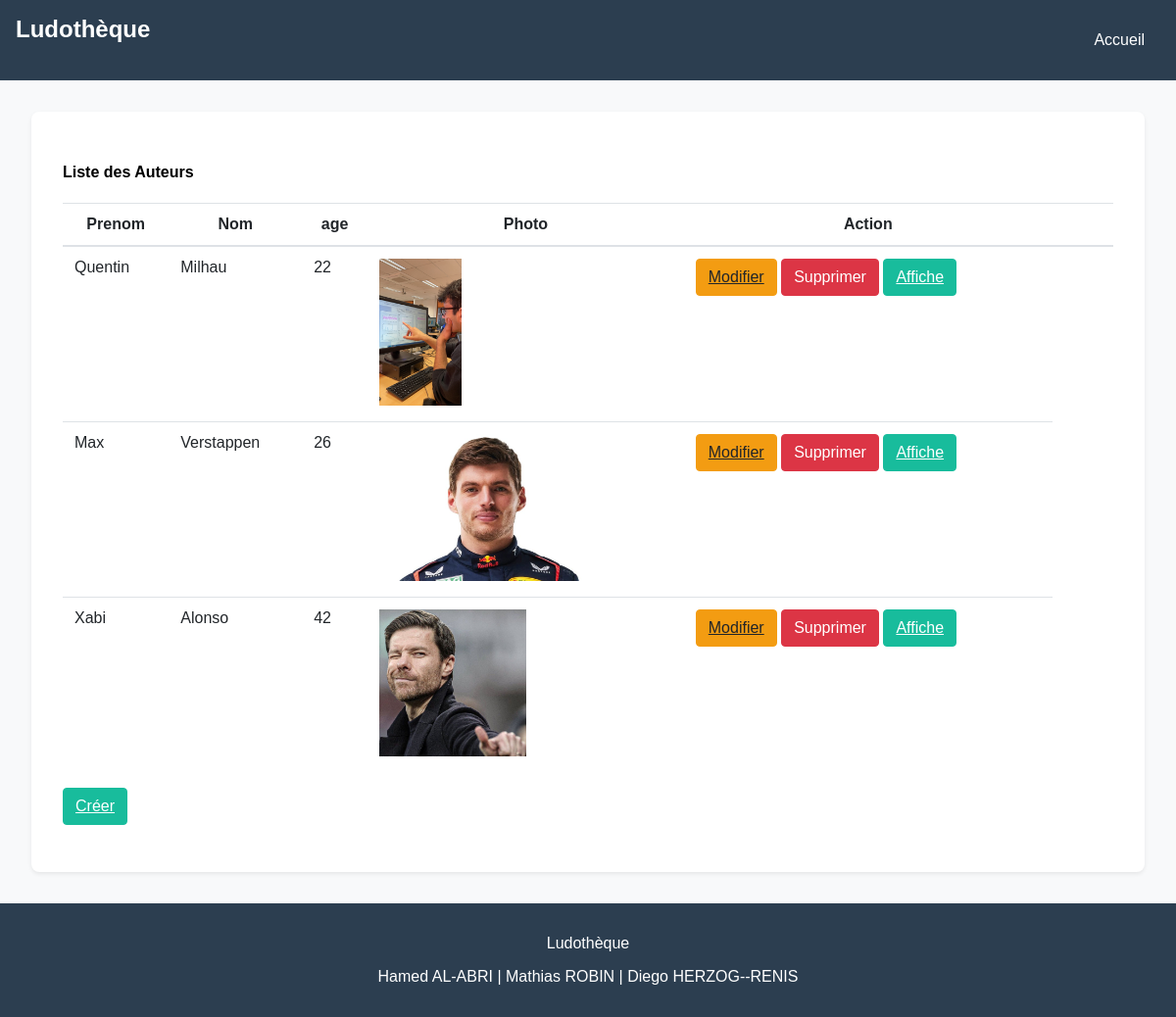
Page /auteurs/ on the earlier database version.
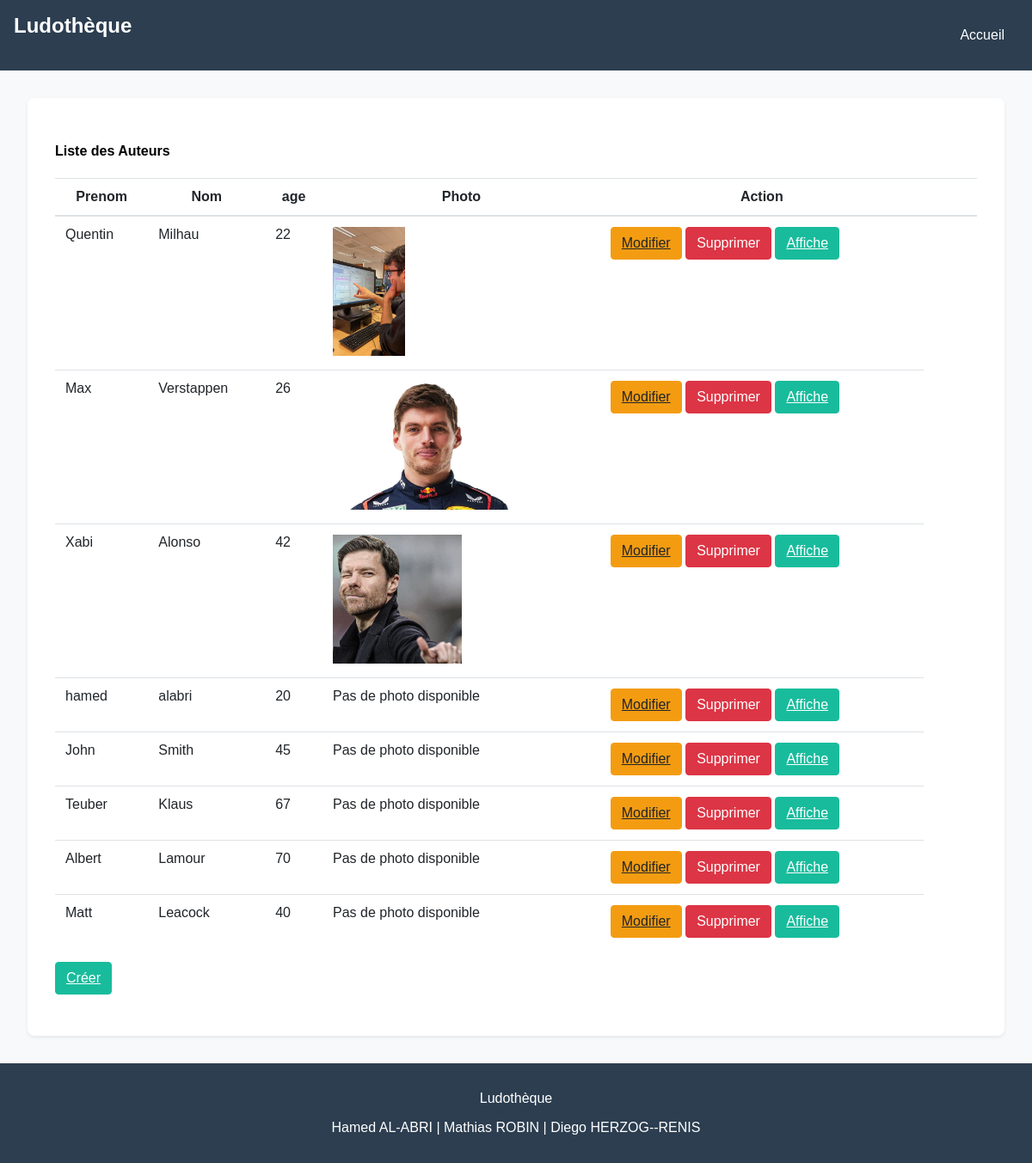
Same page on the later database version.
### myapp/models.py (models this page shows, shortened)
class Auteur(models.Model):
    nom = models.CharField(max_length=200)
    prenom = models.CharField(max_length=200)
    age = models.IntegerField(validators=[MinValueValidator(0), MaxValueValidator(100)], default=0)
    photos = models.ImageField(upload_to='photos', blank=True, null=True)

### myapp/views.py (the view)
# urls.py: path('auteurs/', views.auteurList, name='auteur-liste'),
def auteurList(request):
    auteurs = Auteur.objects.all()
    return render(request,'auteur/auteur_liste.html',{'auteurs': auteurs})

### myapp/templates/auteur/auteur_liste.html (shortened to what this page needs)
{% extends "base.html" %}
{% block content %}
<div class="card-body">
    <h4>Liste des Auteurs</h4>
    <table class="table">
        <thead>
            <tr>
                <th scope="col">Prenom</th>
                <th scope="col">Nom</th>
                <th scope="col">age</th>
                <th scope="col">Photo</th>
                <th scope="col">Action</th>
                <th scope="col"></th>
                <th scope="col"></th>
            </tr>
        </thead>
        <tbody>
            {% for auteur in auteurs %}
            <tr>
                <td>{{ auteur.prenom }}</td>
                <td>{{ auteur.nom }}</td>
                <td>{{ auteur.age }}</td>
                <td>{% if auteur.photos %}
                    <img src="{{ auteur.photos.url }}" alt="{{ auteur.nom }}" style="max-height:150px">
                {% else %}
                    Pas de photo disponible
                {% endif %}</td>
                <td>
                    <a type="button" class="btn btn-warning" href="{% url 'update_auteur' auteur.id %}">Modifier</a>
                    <form action="{% url 'delete_auteur' auteur.id %}" method="post" style="display:inline;">
                        <button type="submit" class="btn btn-danger">Supprimer</button>
                    </form>
                    <a type="button" class="btn btn-success" href="{% url 'display_auteur' auteur.id %}">Affiche</a>
                </td>
            </tr>
            {% endfor %}
        </tbody>
    </table>
    <section class="table">
        <a type="button" class="btn btn-success" href="{% url 'create_auteur' %}">Créer</a>
    </section>
</div>
{% endblock %}

### myapp/templates/base.html (shortened to what this page needs)
{% load static %}
<!DOCTYPE html>
<html lang="en">
<head>
    <link rel="stylesheet" href="{% static 'design.css' %}">
</head>
<body>
    <nav class="navbar">
        <div class="container">
            <a href="{% url 'home' %}" class="logo">Ludothèque</a>
            <ul class="nav-links">
                <li><a href="{% url 'home' %}">Accueil</a></li>
            </ul>
        </div>
    </nav>
    <div class="content">
        {% block content %}
        {% endblock %}
    </div>
    <footer>
        <div class="container">
            <p>Ludothèque</p>
            <p>Hamed AL-ABRI | Mathias ROBIN | Diego HERZOG--RENIS</p>
        </div>
    </footer>
</body>
</html>

### myapp/static/design.css (style rules this page uses)
body { font-family: 'Arial', sans-serif; background-color: #f8f9fa; margin: 0; padding: 0; display: flex; flex-direction: column; min-height: 100vh; }
.navbar { background-color: #2c3e50; padding: 1rem; display: flex; justify-content: space-between; align-items: center; }
.navbar .container { display: flex; justify-content: space-between; width: 100%; }
.navbar .logo { color: white; font-size: 1.5rem; text-decoration: none; font-weight: bold; transition: color 0.3s ease-in-out; }
.navbar .nav-links { list-style: none; display: flex; gap: 1rem; }
.navbar .nav-links li { display: inline; }
.navbar .nav-links a { color: white; text-decoration: none; padding: 0.5rem 1rem; }
.card-body { padding: 2rem; background-color: white; margin: 2rem; border-radius: 0.5rem; box-shadow: 0 0.125rem 0.25rem rgba(0, 0, 0, 0.075); }
.table { width: 100%; margin-bottom: 1rem; color: #212529; border-collapse: collapse; }
.table th, .table td { padding: 0.75rem; vertical-align: top; border-top: 1px solid #dee2e6; }
.table thead th { vertical-align: bottom; border-bottom: 2px solid #dee2e6; }
.btn { display: inline-block; font-weight: 400; color: #212529; text-align: center; vertical-align: middle; user-select: none; background-color: transparent; border: 1px solid transparent; padding: 0.375rem 0.75rem; font-size: 1rem; line-height: 1.5; border-radius: 0.25rem; transition: color 0.15s ease-in-out, background-color 0.15s ease-in-out, border-color 0.15s ease-in-out, box-shadow 0.15s ease-in-out; }
.btn-warning { color: #212529; background-color: #f39c12; border-color: #f39c12; }
.btn-danger { color: #fff; background-color: #dc3545; border-color: #dc3545; }
.btn-success { color: #fff; background-color: #18bc9c; border-color: #18bc9c; }
footer { background-color: #2c3e50; color: white; text-align: center; padding: 1rem 0; margin-top: auto; width: 100%; }
footer .container { max-width: 1200px; margin: 0 auto; padding: 0 1rem; position: relative; }

Differences in the rows shown:
added Auteur: prenom "hamed", nom "alabri", age "20", photos "Pas de photo disponible"
added Auteur: prenom "John", nom "Smith", age "45", photos "Pas de photo disponible"
added Auteur: prenom "Teuber", nom "Klaus", age "67", photos "Pas de photo disponible"
added Auteur: prenom "Albert", nom "Lamour", age "70", photos "Pas de photo disponible"
added Auteur: prenom "Matt", nom "Leacock", age "40", photos "Pas de photo disponible"
